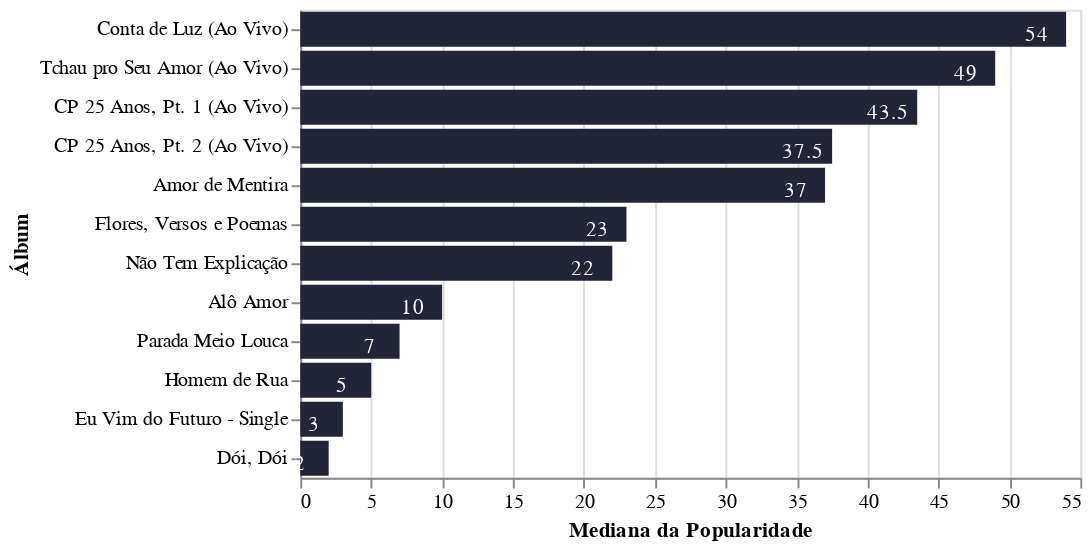

Notebook code for this chart:
### Markdown cell above
E como seria para fazer o single?

### Code cell
data_groupby_album_chart =  data_groupby[data_groupby['album_type'] ==  'single']

bars = alt.Chart(data_groupby_album_chart).mark_bar(color = '#222437').encode(
    x=alt.X('median(popularity):Q', axis = alt.Axis(title='Mediana da Popularidade')),
    y=alt.Y('album:O', sort='-x', axis = alt.Axis(title='Álbum'))
)
text = alt.Chart(data_groupby_album_chart).mark_text(dx=-15, dy=3, color='white').encode(
    x=alt.X('median(popularity):Q', axis = alt.Axis(title='Mediana da Popularidade')),
    y=alt.Y('album:O', sort='-x', axis = alt.Axis(title='Álbum')),
    text=alt.Text('median(popularity):Q')
)
bars + text

### Figure 1 — Vega-Lite specification as saved in the notebook (floating-point values rounded to 4 significant figures)
{"config": {"view": {"continuousWidth": 400, "continuousHeight": 300}}, "layer": [{"mark": {"type": "bar", "color": "#222437"}, "encoding": {"x": {"type": "quantitative", "aggregate": "median", "axis": {"title": "Mediana da Popularidade"}, "field": "popularity"}, "y": {"type": "ordinal", "axis": {"title": "Álbum"}, "field": "album", "sort": "-x"}}}, {"mark": {"type": "text", "color": "white", "dx": -15, "dy": 3}, "encoding": {"text": {"type": "quantitative", "aggregate": "median", "field": "popularity"}, "x": {"type": "quantitative", "aggregate": "median", "axis": {"title": "Mediana da Popularidade"}, "field": "popularity"}, "y": {"type": "ordinal", "axis": {"title": "Álbum"}, "field": "album", "sort": "-x"}}}], "data": {"name": "data-803e24654ec2f05b76a931d04f1d286b"}, "$schema": "https://vega.github.io/schema/vega-lite/v4.8.1.json", "datasets": {"data-803e24654ec2f05b76a931d04f1d286b": [{"album": "CP 25 Anos, Pt. 2 (Ao Vivo)", "album_type": "single", "popularity": 50, "duration_ms": 174474}, {"album": "CP 25 Anos, Pt. 2 (Ao Vivo)", "album_type": "single", "popularity": 39, "duration_ms": 254389}, {"album": "CP 25 Anos, Pt. 2 (Ao Vivo)", "album_type": "single", "popularity": 36, "duration_ms": 200295}, {"album": "CP 25 Anos, Pt. 2 (Ao Vivo)", "album_type": "single", "popularity": 35, "duration_ms": 238144}, {"album": "Conta de Luz (Ao Vivo)", "album_type": "single", "popularity": 54, "duration_ms": 160149}, {"album": "CP 25 Anos, Pt. 1 (Ao Vivo)", "album_type": "single", "popularity": 60, "duration_ms": 251061}, {"album": "CP 25 Anos, Pt. 1 (Ao Vivo)", "album_type": "single", "popularity": 46, "duration_ms": 218925}, {"album": "CP 25 Anos, Pt. 1 (Ao Vivo)", "album_type": "single", "popularity": 42, "duration_ms": 204812}, {"album": "CP 25 Anos, Pt. 1 (Ao Vivo)", "album_type": "single", "popularity": 43, "duration_ms": 241461}, {"album": "CP 25 Anos, Pt. 1 (Ao Vivo)", "album_type": "single", "popularity": 37, "duration_ms": 129000}, {"album": "CP 25 Anos, Pt. 1 (Ao Vivo)", "album_type": "single", "popularity": 44, "duration_ms": 278314}, {"album": "Tchau pro Seu Amor (Ao Vivo)", "album_type": "single", "popularity": 49, "duration_ms": 130415}, {"album": "Não Tem Explicação", "album_type": "single", "popularity": 22, "duration_ms": 228187}, {"album": "Amor de Mentira", "album_type": "single", "popularity": 37, "duration_ms": 157300}, {"album": "Flores, Versos e Poemas", "album_type": "single", "popularity": 23, "duration_ms": 207596}, {"album": "Eu Vim do Futuro - Single", "album_type": "single", "popularity": 3, "duration_ms": 195213}, {"album": "Homem de Rua", "album_type": "single", "popularity": 5, "duration_ms": 210181}, {"album": "Alô Amor", "album_type": "single", "popularity": 10, "duration_ms": 182334}, {"album": "Parada Meio Louca", "album_type": "single", "popularity": 7, "duration_ms": 201456}, {"album": "Dói, Dói", "album_type": "single", "popularity": 2, "duration_ms": 196032}]}}
